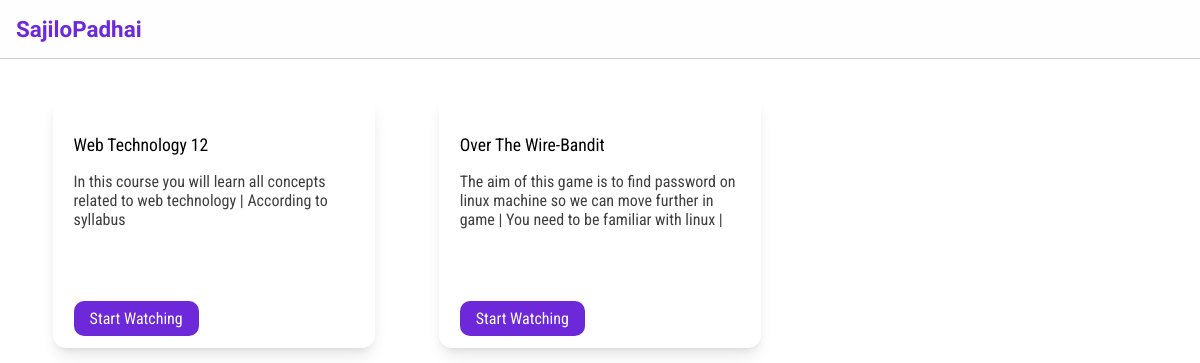
/allcourses (signed in), run on the app's committed database.
### courses/models.py (models this page shows, shortened)
class Course(models.Model):
    name=models.CharField(max_length=100)
    image=CloudinaryField()
    description=models.CharField(max_length=300)
    slug=models.SlugField()

### courses/views.py (the view)
# urls.py: path('allcourses',views.AllCourse,name='all course'),
@login_required(login_url='/accounts/login')
def AllCourse(request):
    allvideo=Course.objects.all()
    context={
        'all':allvideo,
    }
    return render(request,'courses/courses.html',context)

### courses/templates/courses/courses.html (shortened to what this page needs)
{% extends 'base.html' %}
{% load static %}
{% block links %}
    <link rel="stylesheet" href="{% static 'main.css' %}" />
    <link rel="stylesheet" href="{% static 'courses/courses.css' %}" />
{% endblock %}
{% block body %}
<header>
    <span class="ox "><a href="/">SajiloPadhai</a></span>
  </header>
  <main>
      <div class="courses">
        {% for course in all %}
        <div class="course">
          <div class="course-content">
            <span> <a class="main2" href="">{{course.name}}</a></span>
            <p class="main2">
         {{course.description}}
            </p>
            <div class="for-btn">
              <a class="main2" href="{% url 'course' course.slug %}">Start Watching</a>
            </div>
          </div>
        </div>
        {% endfor %}
        </div>
        </main>
  {% endblock %}

### templates/base.html (shortened to what this page needs)
<!DOCTYPE html>
<html lang="en">
<head>
    {% block links %}
    {% endblock %}
</head>
<body>
    {% block body %} {% endblock %}
</body>
</html>

### static/main.css (style rules this page uses)
* { margin: 0; padding: 0; box-sizing: border-box; }
.main2 { font-family: 'Roboto Condensed', sans-serif; }
.ox { font-family: 'Oxygen', sans-serif; }
a { text-decoration: none; }

### courses/static/courses/courses.css (style rules this page uses)
header { width: 100vw; background-color: #fafafa4f; padding: 1rem; border-bottom: 1px solid #d1cccc; }
header span { font-size: 1.4rem; font-weight: bold; }
header a { text-decoration: none; color: #6d28d9; }
body { overflow-x: hidden; }
.courses { padding: 1.3rem; display:grid; grid-template-columns: 1fr 1fr 1fr; }
.course { margin:1rem 2rem ; box-shadow: 0 10px 15px -3px rgb(0 0 0 / 0.1), 0 4px 6px -4px rgb(0 0 0 / 0.1); border-radius: 13px; }
.course .course-content { padding: 1.3rem; }
.course-content a { text-decoration: none; color: black; font-weight: rem; }
.course-content span { font-size: 1.1rem; }
.course-content p { margin-top: 1rem; color: #3f3f3f; }
.course-content .for-btn { margin-top: 5rem; }
.course-content .for-btn a { background-color: #6d28d9; color: white; padding: .5rem 1rem; border-radius: 10px; cursor: pointer; }

### data on the page
Course: name "Web Technology 12", description "In this course you will learn all concepts related to web technology | According to syllabus"
Course: name "Over The Wire-Bandit", description "The aim of this game is to find password on linux machine so we can move further in game | You need to be familiar with linux |"
